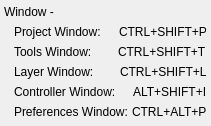
              <widget class="QWidget" name="widget_27" native="true">
               <property name="sizePolicy">
                <sizepolicy hsizetype="Preferred" vsizetype="Fixed">
                 <horstretch>0</horstretch>
                 <verstretch>0</verstretch>
                </sizepolicy>
               </property>
               <layout class="QVBoxLayout" name="verticalLayout_4">
                <property name="spacing">
                 <number>0</number>
                </property>
                <property name="leftMargin">
                 <number>4</number>
                </property>
                <property name="topMargin">
                 <number>2</number>
                </property>
                <property name="rightMargin">
                 <number>4</number>
                </property>
                <property name="bottomMargin">
                 <number>4</number>
                </property>
                <item>
                 <widget class="QWidget" name="widget_28" native="true">
                  <layout class="QHBoxLayout" name="horizontalLayout_27">
                   <property name="spacing">
                    <number>0</number>
                   </property>
                   <property name="margin">
                    <number>0</number>
                   </property>
                   <item>
                    <widget class="QLabel" name="label_40">
                     <property name="minimumSize">
                      <size>
                       <width>0</width>
                       <height>20</height>
                      </size>
                     </property>
                     <property name="text">
                      <string>Window -</string>
                     </property>
                    </widget>
                   </item>
                  </layout>
                 </widget>
                </item>
                <item>
                 <widget class="QWidget" name="widget_29" native="true">
                  <property name="minimumSize">
                   <size>
                    <width>0</width>
                    <height>20</height>
                   </size>
                  </property>
                  <layout class="QHBoxLayout" name="horizontalLayout_28" stretch="2,1">
                   <property name="spacing">
                    <number>4</number>
                   </property>
                   <property name="leftMargin">
                    <number>10</number>
                   </property>
                   <property name="topMargin">
                    <number>0</number>
                   </property>
                   <property name="rightMargin">
                    <number>0</number>
                   </property>
                   <property name="bottomMargin">
                    <number>0</number>
                   </property>
                   <item>
                    <widget class="QLabel" name="label_41">
                     <property name="text">
                      <string>Project Window:	</string>
                     </property>
                    </widget>
                   </item>
                   <item>
                    <widget class="QLabel" name="label_42">
                     <property name="text">
                      <string>CTRL+SHIFT+P</string>
                     </property>
                    </widget>
                   </item>
                  </layout>
                 </widget>
                </item>
                <item>
                 <widget class="QWidget" name="widget_30" native="true">
                  <property name="minimumSize">
                   <size>
                    <width>0</width>
                    <height>20</height>
                   </size>
                  </property>
                  <layout class="QHBoxLayout" name="horizontalLayout_29" stretch="2,1">
                   <property name="spacing">
                    <number>4</number>
                   </property>
                   <property name="leftMargin">
                    <number>10</number>
                   </property>
                   <property name="topMargin">
                    <number>0</number>
                   </property>
                   <property name="rightMargin">
                    <number>0</number>
                   </property>
                   <property name="bottomMargin">
                    <number>0</number>
                   </property>
                   <item>
                    <widget class="QLabel" name="label_43">
                     <property name="text">
                      <string>Tools Window:</string>
                     </property>
                    </widget>
                   </item>
                   <item>
                    <widget class="QLabel" name="label_44">
                     <property name="text">
                      <string>CTRL+SHIFT+T</string>
                     </property>
                    </widget>
                   </item>
                  </layout>
                 </widget>
                </item>
                <item>
                 <widget class="QWidget" name="widget_31" native="true">
                  <property name="minimumSize">
                   <size>
                    <width>0</width>
                    <height>20</height>
                   </size>
                  </property>
                  <layout class="QHBoxLayout" name="horizontalLayout_30" stretch="2,1">
                   <property name="spacing">
                    <number>4</number>
                   </property>
                   <property name="leftMargin">
                    <number>10</number>
                   </property>
                   <property name="topMargin">
                    <number>0</number>
                   </property>
                   <property name="rightMargin">
                    <number>0</number>
                   </property>
                   <property name="bottomMargin">
                    <number>0</number>
                   </property>
                   <item>
                    <widget class="QLabel" name="label_45">
                     <property name="text">
                      <string>Layer Window:</string>
                     </property>
                    </widget>
                   </item>
                   <item>
                    <widget class="QLabel" name="label_46">
                     <property name="text">
                      <string>CTRL+SHIFT+L</string>
                     </property>
                    </widget>
                   </item>
                  </layout>
                 </widget>
                </item>
                <item>
                 <widget class="QWidget" name="widget_32" native="true">
                  <property name="minimumSize">
                   <size>
                    <width>0</width>
                    <height>20</height>
                   </size>
                  </property>
                  <layout class="QHBoxLayout" name="horizontalLayout_31" stretch="2,1">
                   <property name="spacing">
                    <number>4</number>
                   </property>
                   <property name="leftMargin">
                    <number>10</number>
                   </property>
                   <property name="topMargin">
                    <number>0</number>
                   </property>
                   <property name="rightMargin">
                    <number>0</number>
                   </property>
                   <property name="bottomMargin">
                    <number>0</number>
                   </property>
                   <item>
                    <widget class="QLabel" name="label_47">
                     <property name="text">
                      <string>Controller Window:</string>
                     </property>
                    </widget>
                   </item>
                   <item>
                    <widget class="QLabel" name="label_48">
                     <property name="text">
                      <string>ALT+SHIFT+I</string>
                     </property>
                    </widget>
                   </item>
                  </layout>
                 </widget>
                </item>
                <item>
                 <widget class="QWidget" name="widget_33" native="true">
                  <property name="minimumSize">
                   <size>
                    <width>0</width>
                    <height>20</height>
                   </size>
                  </property>
                  <layout class="QHBoxLayout" name="horizontalLayout_32" stretch="2,1">
                   <property name="spacing">
                    <number>4</number>
                   </property>
                   <property name="leftMargin">
                    <number>10</number>
                   </property>
                   <property name="topMargin">
                    <number>0</number>
                   </property>
                   <property name="rightMargin">
                    <number>0</number>
                   </property>
                   <property name="bottomMargin">
                    <number>0</number>
                   </property>
                   <item>
                    <widget class="QLabel" name="label_49">
                     <property name="text">
                      <string>Preferences Window:</string>
                     </property>
                    </widget>
                   </item>
                   <item>
                    <widget class="QLabel" name="label_50">
                     <property name="text">
                      <string>CTRL+ALT+P</string>
                     </property>
                    </widget>
                   </item>
                  </layout>
                 </widget>
                </item>
               </layout>
              </widget>
